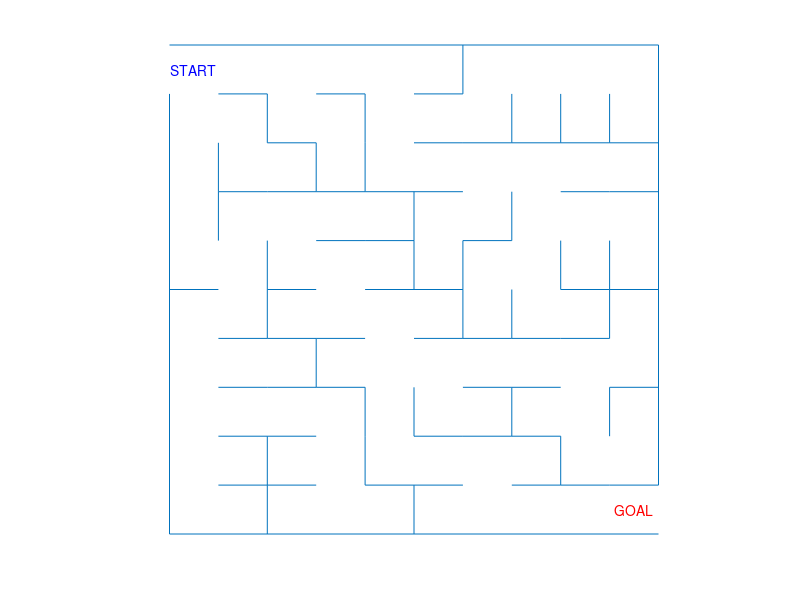

MATLAB code to generate this figure:
row = 10;
col = 10;

rand('state', sum(100*clock))
[rCol, rRow] = meshgrid(1:col, 1:row);
state = reshape (1:row*col, row, col); % State checks for connected regions
id_Intersection = reshape(1:row*col, row, col); % Identify intersection of maze

% Create pointers to adjacent intersections
mLeft = (zeros(size(id_Intersection)));
mRight = (zeros(size(id_Intersection)));
mUp = (zeros(size(id_Intersection)));
mDown = (zeros(size(id_Intersection)));

mLeft(:,2:size(id_Intersection, 2)) = id_Intersection(:,1:size(id_Intersection, 2)-1);
mRight(:,1:size(id_Intersection, 2)-1) = id_Intersection(:,2:size(id_Intersection, 2));
mUp(2:size(id_Intersection,1),:) = id_Intersection(1:size(id_Intersection, 1)-1, :);
mDown(1:size(id_Intersection,1)-1,:) = id_Intersection(2:size(id_Intersection, 1), :);

maze = cat(2,reshape(id_Intersection,row*col,1),reshape(rRow,row*col,1),reshape(rCol,row*col,1),reshape(state,row*col,1),...
    reshape(mLeft,row*col,1),reshape(mUp,row*col,1),reshape(mRight,row*col,1),reshape(mDown,row*col,1));
id_Interseciton = maze(:,1);
rRow=maze(:,2);
rCol=maze(:,3);
state=maze(:,4);
mLeft=maze(:,5);
mUp=maze(:,6);
mRight=maze(:,7);
mDown=maze(:,8);
clear maze;

while max(state)>1 % remove walls until there is one simply connected region
    tid=ceil(col*row*rand(15,1)); % get a set of temporary ID's
    cityblock=rCol(tid)+rRow(tid); % get distance from the start
    is_linked=(state(tid)==1); % The start state is in region 1 - see if they are linked to the start
    temp = sortrows(cat(2,tid,cityblock,is_linked),[3,2]); % sort id's by start-link and distance
    tid = temp(1,1); % get the id of the closest unlinked intersection
    
    dir = ceil(8*rand);
        if abs((rRow(tid)-row/2))<abs((rCol(tid)-col/2))
            if dir>6
                dir=4;
            end
            if dir>4
                dir=3;
            end
        else
            if dir>6
                dir=2;
            end
            if dir>4
                dir=1;
            end
        end
        
    switch dir
    case -1
        
    case 1
        if mLeft(tid)>0 && state(tid)~=state(mLeft(tid))
            state( state==state(tid) | state==state(mLeft(tid)) )=min([state(tid),state(mLeft(tid))]);
            mRight(mLeft(tid))=-mRight(mLeft(tid));
            mLeft(tid)=-mLeft(tid);
        end
    case 2
        if mRight(tid)>0 && state(tid)~=state(mRight(tid))
            state( state==state(tid) | state==state(mRight(tid)) )=min([state(tid),state(mRight(tid))]);
            mLeft(mRight(tid))=-mLeft(mRight(tid));
            mRight(tid)=-mRight(tid);
        end
    case 3
        if mUp(tid)>0 && state(tid)~=state(mUp(tid))
            state( state==state(tid) | state==state(mUp(tid)) )=min([state(tid),state(mUp(tid))]);
            mDown(mUp(tid))=-mDown(mUp(tid));
            mUp(tid)=-mUp(tid);
        end
    case 4
        if mDown(tid)>0 && state(tid)~=state(mDown(tid))
            state( state==state(tid) | state==state(mDown(tid)) )=min([state(tid),state(mDown(tid))]);
            mUp(mDown(tid))=-mUp(mDown(tid));
            mDown(tid)=-mDown(tid);
        end
    otherwise
        dir
        error('quit')
    end
    
end

line([.5,col+.5],[.5,.5]) % draw top border
line([.5,col+.5],[row+.5,row+.5]) % draw bottom border
line([.5,.5],[1.5,row+.5]) % draw left border
line([col+.5,col+.5],[.5,row-.5])  % draw right border

axis equal
axis([.5,col+.5,.5,row+.5])
axis off
set(gca,'YDir','reverse')

for ii=1:length(mRight)
    if mRight(ii)>0 % right passage blocked
        line([rCol(ii)+.5,rCol(ii)+.5],[rRow(ii)-.5,rRow(ii)+.5]);
        hold on
    end
    if mDown(ii)>0 % down passage blocked
        line([rCol(ii)-.5,rCol(ii)+.5],[rRow(ii)+.5,rRow(ii)+.5]);
        hold on
    end
    
end

n = 10;
maze(1,1) = 1; % Start
maze(n,n) = 10; % Goal
text(1,1,'START','HorizontalAlignment','center', 'Color', 'blue')
text(n,n,'GOAL','HorizontalAlignment','center', 'Color', 'red')
axis off




